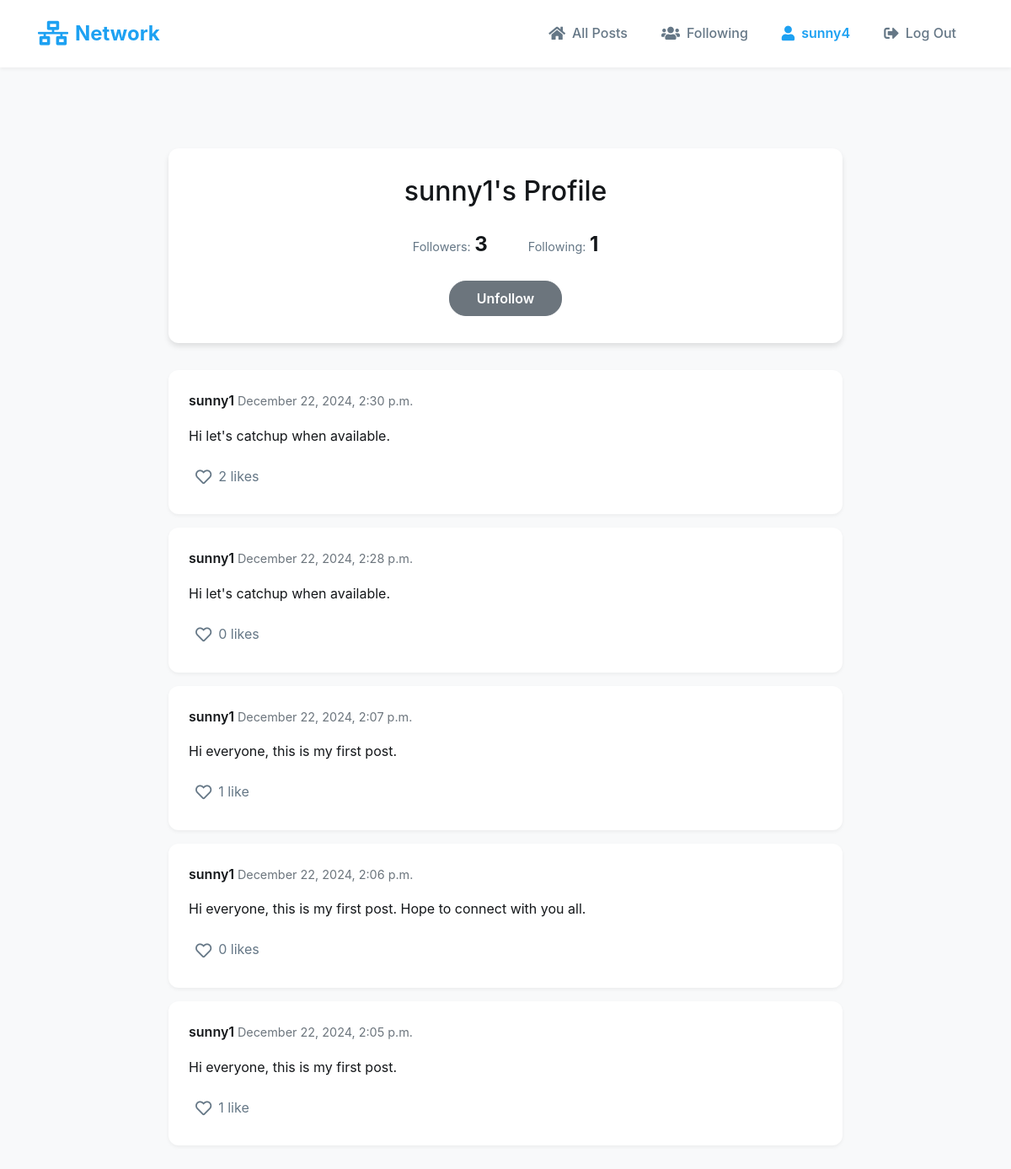
The app's page /profile/sunny1 (signed in) with its own data.
### network/models.py (models this page shows, shortened)
class User(AbstractUser):
    followers = models.ManyToManyField(
        'self',
        symmetrical=False,
        related_name='following',
        blank=True
    )
    def followers_count(self):
        return self.followers.count()
    def following_count(self):
        return self.following.count()

class Post(models.Model):
    user = models.ForeignKey(User, on_delete=models.CASCADE, related_name="posts")
    content = models.TextField()
    date = models.DateTimeField(default=timezone.now)
    likes = models.ManyToManyField(User, blank=True, related_name="liked_posts")
    class Meta:
        ordering = ['-date']  # Show newest posts first

### network/views.py (the view)
# urls.py: path("profile/<str:username>", views.profile, name="profile"),
def profile(request, username):
    try:
        profile_user = User.objects.get(username=username)
    except User.DoesNotExist:
        return HttpResponseRedirect(reverse("index"))
    user_posts = Post.objects.filter(user=profile_user)
    page_obj = paginate_posts(user_posts, request)
    is_following = False
    if request.user.is_authenticated:
        is_following = request.user.following.filter(id=profile_user.id).exists()
    return render(request, "network/profile.html", {
        "profile_user": profile_user,
        "page_obj": page_obj,
        "is_following": is_following,
        "followers_count": profile_user.followers_count(),
        "following_count": profile_user.following_count()
    })

### network/views.py (called while the page is built)
def paginate_posts(posts, request, per_page=10):
    posts = posts.order_by('-date')
    paginator = Paginator(posts, per_page)
    page = request.GET.get('page')
    try:
        posts_page = paginator.page(page)
    except PageNotAnInteger:
        posts_page = paginator.page(1)
    except EmptyPage:
        posts_page = paginator.page(paginator.num_pages)
    return posts_page

### network/templates/network/profile.html (shortened to what this page needs)
{% extends "network/layout.html" %}
{% block body %}
<div class="profile-container">
    <div class="profile-header">
        <h2>{{ profile_user.username }}'s Profile</h2>
        <div class="profile-stats">
            <div class="stat-item">
                <span class="stat-label">Followers:</span>
                <span class="stat-value" id="followers-count">{{ followers_count }}</span>
            </div>
            <div class="stat-item">
                <span class="stat-label">Following:</span>
                <span class="stat-value">{{ following_count }}</span>
            </div>
        </div>
        {% if user.is_authenticated and user != profile_user %}
            <button class="btn {% if is_following %}btn-secondary{% else %}btn-primary{% endif %}"
                    id="follow-button"
                    data-user-id="{{ profile_user.id }}">
                {% if is_following %}
                    Unfollow
                {% else %}
                    Follow
                {% endif %}
            </button>
        {% endif %}
    </div>
    <div class="posts-section">
        {% for post in page_obj %}
            {% include "network/post_card.html" with post=post %}
        {% empty %}
            <p class="no-posts">No posts yet.</p>
        {% endfor %}
    </div>
</div>
{% endblock %}

### network/templates/network/layout.html (shortened to what this page needs)
{% load static %}
<!DOCTYPE html>
<html lang="en">
    <head>
        <link rel="stylesheet" href="https://stackpath.bootstrapcdn.com/bootstrap/4.4.1/css/bootstrap.min.css">
        <link href="{% static 'network/styles.css' %}" rel="stylesheet">
        <link rel="stylesheet" href="https://cdnjs.cloudflare.com/ajax/libs/font-awesome/5.15.4/css/all.min.css">
    </head>
    <body>
        <nav class="navbar navbar-expand-lg navbar-light">
            <div class="container">
                <a class="navbar-brand" href="{% url 'index' %}">
                    <i class="fas fa-network-wired"></i> Network
                </a>
                <div class="collapse navbar-collapse" id="navbarNav">
                    <ul class="navbar-nav ml-auto">
                        {% if user.is_authenticated %}
                            <li class="nav-item">
                                <a class="nav-link" href="{% url 'index' %}">
                                    <i class="fas fa-home"></i> All Posts
                                </a>
                            </li>
                            <li class="nav-item">
                                <a class="nav-link" href="{% url 'following' %}">
                                    <i class="fas fa-users"></i> Following
                                </a>
                            </li>
                            <li class="nav-item">
                                <a class="nav-link" href="{% url 'profile' user.username %}">
                                    <i class="fas fa-user"></i> {{ user.username }}
                                </a>
                            </li>
                            <li class="nav-item">
                                <a class="nav-link" href="{% url 'logout' %}">
                                    <i class="fas fa-sign-out-alt"></i> Log Out
                                </a>
                            </li>
                        {% endif %}
                    </ul>
                </div>
            </div>
        </nav>
        <div class="container main-content">
            {% block body %}
            {% endblock %}
        </div>
    </body>
</html>

### network/templates/network/post_card.html (shortened to what this page needs)
<div class="post-card" id="post-{{ post.id }}" data-post-id="{{ post.id }}">
    <div class="post-header">
        <div class="post-user">
            <strong class="post-username">
                <a href="{% url 'profile' post.user.username %}">{{ post.user.username }}</a>
            </strong>
            <span class="post-date text-muted">{{ post.date|date:"F d, Y, g:i a" }}</span>
        </div>
    </div>
    <div class="post-content">
        {{ post.content }}
    </div>
    <div class="post-footer">
        {% if user.is_authenticated %}
            <button class="like-button {% if user in post.likes.all %}liked{% endif %}"
                    data-post-id="{{ post.id }}">
                <i class="{% if user in post.likes.all %}fas{% else %}far{% endif %} fa-heart"></i>
                <span class="like-count">{{ post.likes.count }} like{{ post.likes.count|pluralize }}</span>
            </button>
        {% else %}
            <div class="likes-count">
                <i class="far fa-heart"></i>
                <span>{{ post.likes.count }} like{{ post.likes.count|pluralize }}</span>
            </div>
        {% endif %}
    </div>
</div>

### network/static/network/styles.css (style rules this page uses)
:root { --primary-color: #1da1f2; --primary-hover: #1991db; --secondary-color: #657786; --background-light: #f8f9fa; --background-white: #ffffff; --text-dark: #14171a; --text-secondary: #657786; --border-color: #e1e8ed; --success-color: #17bf63; --danger-color: #e0245e; --shadow-sm: 0 2px 4px rgba(0, 0, 0, 0.05); --shadow-md: 0 4px 6px rgba(0, 0, 0, 0.1); --transition: all 0.3s ease; }
body { background-color: var(--background-light); color: var(--text-dark); font-family: -apple-system, BlinkMacSystemFont, "Segoe UI", Roboto, Helvetica, Arial, sans-serif; line-height: 1.6; }
.navbar { background-color: var(--background-white); box-shadow: var(--shadow-sm); padding: 1rem 0; margin-bottom: 2rem; }
.navbar-brand { font-size: 1.5rem; font-weight: 700; color: var(--primary-color) !important; display: flex; align-items: center; gap: 0.5rem; }
.navbar-brand i { font-size: 1.8rem; color: var(--primary-color); }
.nav-item { margin: 0 0.25rem; }
.nav-link { color: var(--text-secondary) !important; font-weight: 500; padding: 0.5rem 1rem !important; border-radius: 20px; transition: var(--transition); display: flex; align-items: center; gap: 0.5rem; }
.nav-link i { font-size: 1.1rem; }
.main-content { padding-top: 2rem; padding-bottom: 2rem; }
.nav-link { position: relative; overflow: hidden; }
.nav-link::after { content: ''; position: absolute; bottom: 0; left: 50%; width: 0; height: 2px; background-color: var(--primary-color); transition: all 0.3s ease; transform: translateX(-50%); }
.nav-item .nav-link[href^="/profile/"] { font-weight: 600; color: var(--primary-color) !important; }
.posts-section { max-width: 800px; margin: 0 auto 2rem; }
.post-card { background-color: var(--background-white); border-radius: 12px; padding: 1.5rem; margin-bottom: 1rem; box-shadow: var(--shadow-sm); transition: var(--transition); }
.post-header { display: flex; justify-content: space-between; align-items: center; margin-bottom: 1rem; }
.post-username a { color: var(--text-dark); font-weight: 600; text-decoration: none; transition: var(--transition); }
.post-date { font-size: 0.9rem; color: var(--text-secondary); }
.post-content { color: var(--text-dark); font-size: 1rem; line-height: 1.5; margin: 1rem 0; }
.like-button { background: none; border: none; color: var(--text-secondary); padding: 0.5rem; cursor: pointer; transition: var(--transition); display: inline-flex; align-items: center; gap: 0.5rem; }
.like-button i { font-size: 1.2rem; }
.profile-container { max-width: 800px; margin: 2rem auto; }
.profile-header { background-color: var(--background-white); border-radius: 12px; padding: 2rem; text-align: center; box-shadow: var(--shadow-md); margin-bottom: 2rem; }
.profile-stats { display: flex; justify-content: center; gap: 3rem; margin: 1.5rem 0; }
.stat-item { text-align: center; }
.stat-label { color: var(--text-secondary); font-size: 0.9rem; }
.stat-value { color: var(--text-dark); font-size: 1.5rem; font-weight: 700; }
#follow-button { padding: 0.5rem 2rem; border-radius: 20px; font-weight: 600; transition: var(--transition); }
.post-card { animation: fadeIn 0.3s ease-out; }

### records on screen
User: username "sunny4"
User: username "sunny1"
Post: user.username "sunny1", date "December 22, 2024, 2:30 p.m.", content "Hi let's catchup when available.", likes.count "2"
Post: user.username "sunny1", date "December 22, 2024, 2:28 p.m.", content "Hi let's catchup when available.", likes.count "0"
Post: user.username "sunny1", date "December 22, 2024, 2:07 p.m.", content "Hi everyone, this is my first post.", likes.count "1"
Post: user.username "sunny1", date "December 22, 2024, 2:06 p.m.", content "Hi everyone, this is my first post. Hope to connect with you all.", likes.count "0"
Post: user.username "sunny1", date "December 22, 2024, 2:05 p.m.", content "Hi everyone, this is my first post.", likes.count "1"

### other values on screen
{{ followers_count }} "3"
{{ following_count }} "1"
